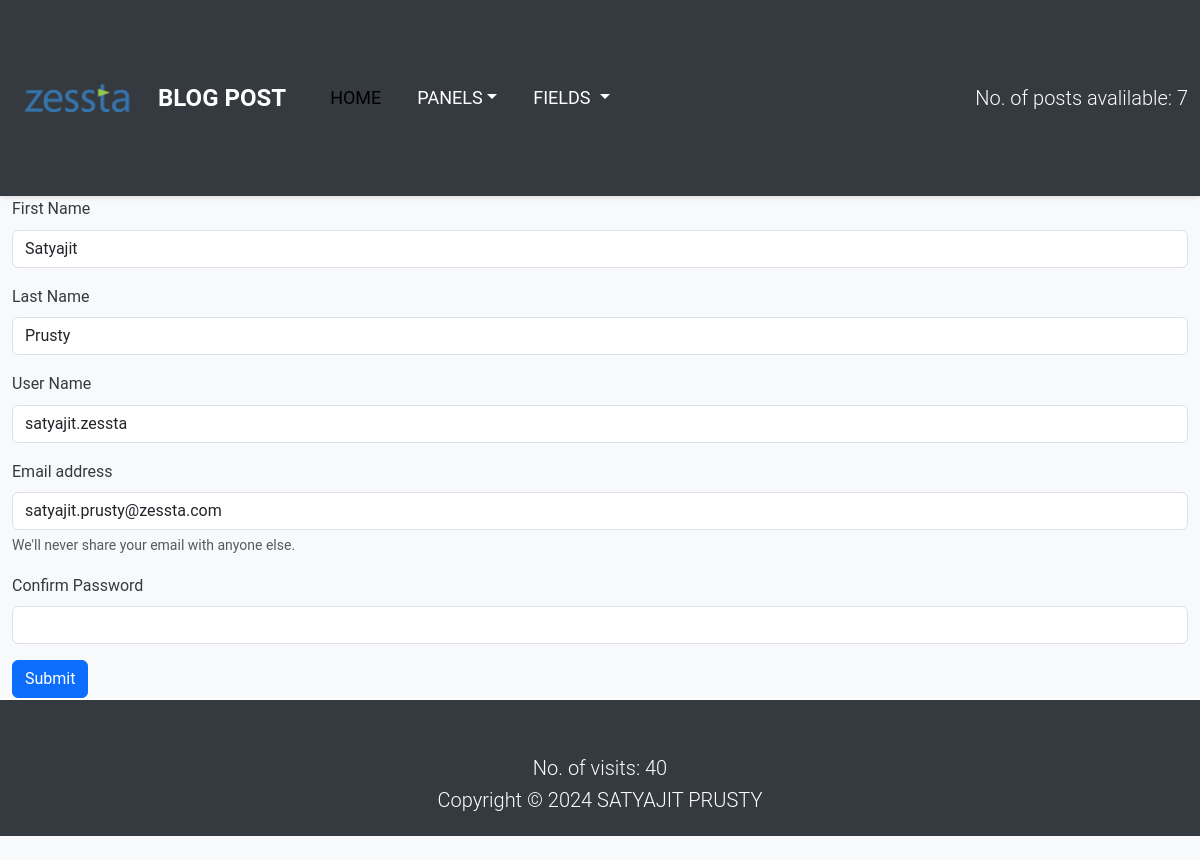
Screenshot of /user/1/update with the database file from the repository.
### blogging/models.py (models this page shows, shortened)
class User(models.Model):
    first_name = models.CharField(max_length=50)
    last_name = models.CharField(max_length=50)
    email = models.EmailField(max_length = 100, unique = True)
    user_name = models.CharField(max_length=50)
    password = models.CharField(max_length=10)
    class Meta:
        ordering = ('id',)

### blogging/views.py (the view)
# urls.py: path('user/<int:user_id>/update', views.user_update_profile, name='user_update_profile'),
def user_update_profile(request, user_id):
    usr = User.objects.get(id = user_id)
    if request.method == 'POST':
        f_name = request.POST.get('first_name')
        l_name = request.POST.get('last_name')
        u_name = request.POST.get('user_name')
        email = request.POST.get('email')
        password = request.POST.get('c_password')
        if password == usr.password:
            if f_name != usr.first_name:
                usr.first_name = f_name
            if l_name != usr.last_name:
                usr.last_name = l_name
            if u_name != usr.user_name:
                usr.user_name = u_name
            if email != usr.email:
                usr.email = email
            usr.save()
            return redirect(reverse('user_info'))
        else:
            return render(request, 'user_edit.html', {'user': usr, 'invalid_password' : True})
    else:
        return render(request, 'user_edit.html', {'user':usr, 'invalid_password': False,'show_password':False})

### blogging/templates/user_edit.html (shortened to what this page needs)
{% extends 'base.html' %}
{% block content %}
<form action="#" method="post">
    <div class="mb-3">
        <label for="f_name" class="form-label">First Name</label>
        <input type="text" class="form-control" id="f_name" name="first_name"
            value="{{ user.first_name }}" required>
    </div>
    <div class="mb-3">
        <label for="l_name" class="form-label">Last Name</label>
        <input type="text" class="form-control" id="l_name" name="last_name"
            value="{{ user.last_name }}" required>
    </div>
    <div class="mb-3">
        <label for="u_name" class="form-label">User Name</label>
        <input type="text" class="form-control" id="u_name" name="user_name"
            value="{{ user.user_name }}" required>
    </div>
    <div class="mb-3">
        <label for="exampleInputEmail1" class="form-label">Email address</label>
        <input type="email" class="form-control" id="exampleInputEmail1" aria-describedby="emailHelp" name = "email" value="{{ user.email }}" required>
        <div id="emailHelp" class="form-text">We'll never share your email with anyone else.</div>
    </div>
    <div class="mb-3">
        <label for="exampleInputPassword2" class="form-label">Confirm Password</label>
        <input type="password" class="form-control" id="exampleInputPassword2" name="c_password" required>
    </div>
    <button type="submit" class="btn btn-primary" onclick="save()">Submit</button>
</form>
{% endblock %}

### blogging/static/style.css (style rules this page uses)
body { font-family: 'Roboto', sans-serif; background-color: #f8f9fa; color: #343a40; margin: 0; padding: 0; line-height: 1.6; }

### rows the page displays
User: first_name "Satyajit", last_name "Prusty", user_name "satyajit.zessta", email "satyajit.prusty@zessta.com"

### other values shown
{{ no_of_posts }} "7"
{{ visits }} "40"
